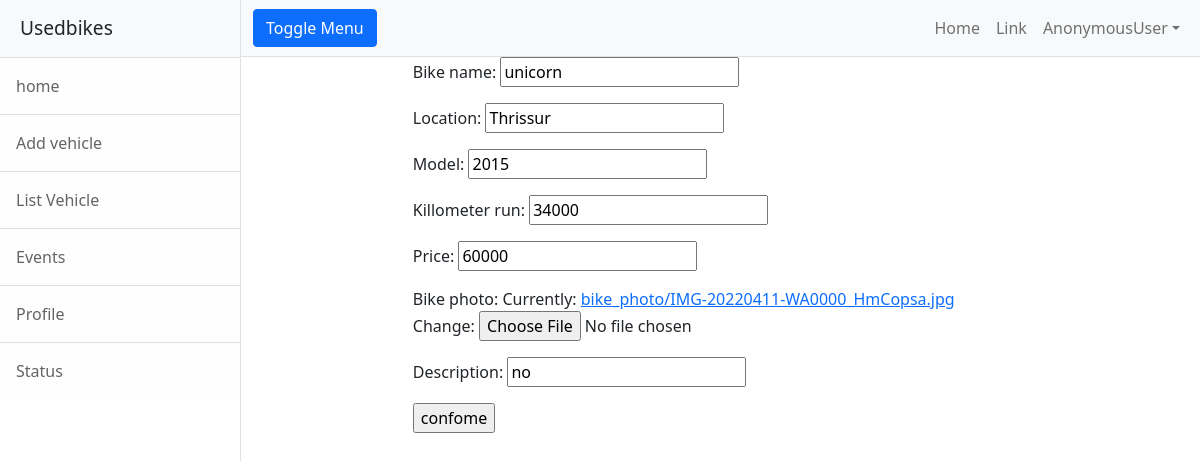
The page /usedbikes/bikes/edit/8 on the database its author committed.
### usedbikes/models.py (models this page shows)
class Bikes(models.Model):
    bike_name=models.CharField(max_length=150)
    company=models.ForeignKey(User,on_delete=models.CASCADE,related_name="company")
    location=models.CharField(max_length=120)
    model=models.PositiveIntegerField(null=True)
    killometer_run=models.PositiveIntegerField(null=True)
    price=models.PositiveIntegerField(default=0)
    created_date=models.DateField(auto_now_add=True)
    active_status=models.BooleanField(default=True)
    bike_photo=models.ImageField(upload_to="bike_photo",null=True)
    description=models.CharField(max_length=150)

### usedbikes/views.py (the view)
# urls.py: path("bikes/edit/<int:id>",views.Editvehicleview.as_view(),name="bikes-edit"),
class Editvehicleview(UpdateView):
    model = Bikes
    form_class = Bikesform
    template_name = "bikes-edit.html"
    success_url = reverse_lazy("bikes-list")
    pk_url_kwarg = "id"

### usedbikes/forms.py
class Bikesform(forms.ModelForm):
    class Meta:
        model=Bikes
        exclude=("created_date","active_status","company")

### usedbikes/templates/bikes-edit.html (shortened to what this page needs)
{%extends 'base.html'%}
{%block body_block%}
<div class="row">
    <div class="col-2"></div>
    <div class="col-8">
        <form action="" method="post">
            {{form.as_p}}
            <input type="submit" value="confome">
        </form>
    </div>
    <div class="col-2"></div>
</div>
{%endblock%}

### rows shown on the page
Bikes: bike_name "unicorn", location "Thrissur", model "2015", killometer_run "34000", price "60000", description "no"

### other values the page prints
{{ request.user }} "AnonymousUser"
